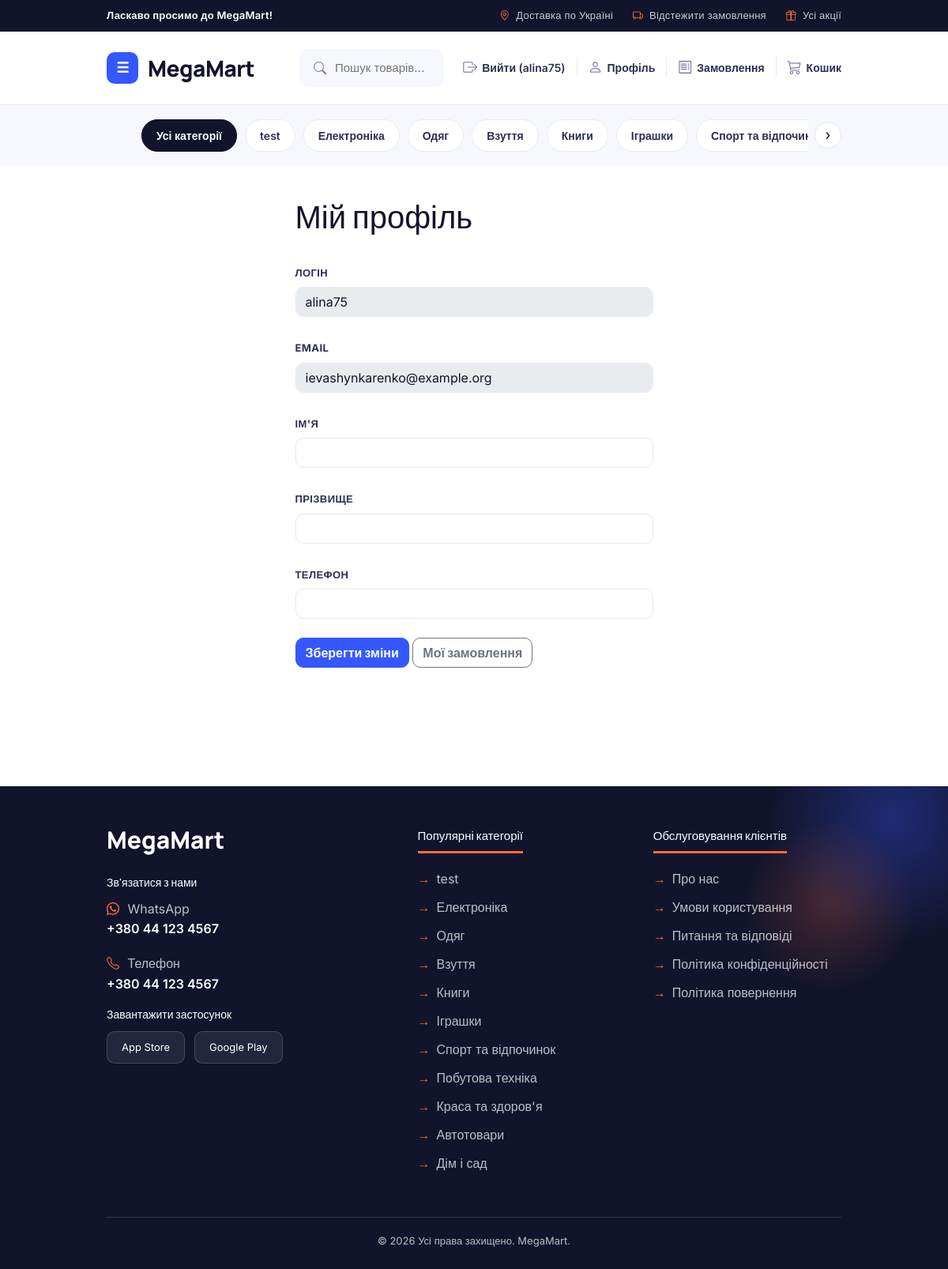
The app's page /profile/ (signed in) with its own data.
### accounts/models.py (models this page shows)
class CustomUser(AbstractUser):
    class Role(models.TextChoices):
        CUSTOMER = 'customer', 'Customer'
        ADMIN = 'admin', 'Admin'
    phone = models.CharField(max_length=20, blank=True)
    role = models.CharField(max_length=20, choices=Role.choices, default=Role.CUSTOMER)

### catalog/models.py (models this page shows, shortened)
class Category(models.Model):
    name = models.CharField(max_length=100, verbose_name="назва категорії")
    class Meta:
        verbose_name = "Категорія"
        verbose_name_plural = "Категорії"

### shop/views.py (the view, shortened to what this page needs)
# urls.py: path("profile/", views.profile, name="profile"),
@login_required(login_url='shop_login')
def profile(request):
    return render(request, "shop/profile.html")

### shop/context_processors.py (called while the page is built)
def shop_context(request):
    cart_count = 0
    if request.user.is_authenticated:
        cart = Cart.objects.filter(user=request.user).first()
        if cart:
            cart_count = sum(item.quantity for item in cart.items.all())
    return {
        'nav_categories': Category.objects.all(),
        'cart_count': cart_count,
    }

### shop/templates/shop/profile.html (shortened to what this page needs)
{% extends 'shop/base.html' %}
{% block content %}
{% include 'shop/includes/topbar.html' %}
{% include 'shop/includes/navbar.html' %}
{% include 'shop/includes/category_menu.html' %}
<section class="catalog-section">
    <div class="container">
        <div class="row justify-content-center">
            <div class="col-md-6">
                <h1 class="mb-4">Мій профіль</h1>
                <form method="post">
                    <div class="mb-3">
                        <label class="form-label">Логін</label>
                        <input type="text" class="form-control" value="{{ user.username }}" disabled>
                    </div>
                    <div class="mb-3">
                        <label class="form-label">Email</label>
                        <input type="email" class="form-control" value="{{ user.email }}" disabled>
                    </div>
                    <div class="mb-3">
                        <label class="form-label" for="first_name">Ім'я</label>
                        <input type="text" class="form-control" id="first_name" name="first_name"
                            value="{{ user.first_name }}">
                    </div>
                    <div class="mb-3">
                        <label class="form-label" for="last_name">Прізвище</label>
                        <input type="text" class="form-control" id="last_name" name="last_name"
                            value="{{ user.last_name }}">
                    </div>
                    <div class="mb-4">
                        <label class="form-label" for="phone">Телефон</label>
                        <input type="tel" class="form-control" id="phone" name="phone" value="{{ user.phone }}">
                    </div>
                    <button type="submit" class="btn btn-primary">Зберегти зміни</button>
                    <a href="{% url 'order_history' %}" class="btn btn-outline-secondary">Мої замовлення</a>
                </form>
            </div>
        </div>
    </div>
</section>
{% include 'shop/includes/footer.html' %}
{% endblock %}

### shop/templates/shop/base.html (shortened to what this page needs)
{% load static %}
<!doctype html>
<html lang="uk">
<head>
    <link href="https://cdn.jsdelivr.net/npm/bootstrap@5.3.3/dist/css/bootstrap.min.css" rel="stylesheet">
    <link rel="stylesheet" href="https://cdn.jsdelivr.net/npm/bootstrap-icons@1.11.3/font/bootstrap-icons.min.css">
    <link rel="stylesheet" href="{% static 'shop/css/style.css' %}">
</head>
<body>
    {% block content %}{% endblock %}
</body>
</html>

### shop/templates/shop/includes/topbar.html
<header class="topbar">
    <div class="container topbar-inner">
        <p>Ласкаво просимо до MegaMart!</p>
        <div class="topbar-links">
            <span><i class="bi bi-geo-alt"></i> Доставка по Україні</span>
            <span><i class="bi bi-truck"></i> Відстежити замовлення</span>
            <span><i class="bi bi-gift"></i> Усі акції</span>
        </div>
    </div>
</header>

### shop/templates/shop/includes/navbar.html (shortened to what this page needs)
{% load static %}
<nav class="navbar-section">
    <div class="container navbar-inner">
        <a href="{% url 'home' %}" class="logo">
            <span class="logo-icon">☰</span>
            MegaMart
        </a>
        <form class="search-box" action="{% url 'catalog' %}" method="get">
            <i class="bi bi-search"></i>
            <input type="text" name="q" value="{{ query|default:'' }}" placeholder="Пошук товарів...">
        </form>
        <div class="nav-actions">
            {% if user.is_authenticated %}
            <a href="{% url 'shop_logout' %}" class="nav-action-link">
                <i class="bi bi-box-arrow-right"></i>
                <span>Вийти ({{ user.username }})</span>
            </a>
            {% endif %}
            <a href="{% url 'profile' %}" class="nav-action-link">
                <i class="bi bi-person"></i>
                <span>Профіль</span>
            </a>
            <a href="{% url 'order_history' %}" class="nav-action-link">
                <i class="bi bi-receipt"></i>
                <span>Замовлення</span>
            </a>
            <a href="{% url 'cart' %}" class="nav-action-link">
                <i class="bi bi-cart3"></i>
                <span>Кошик{% if cart_count %} ({{ cart_count }}){% endif %}</span>
            </a>
        </div>
    </div>
</nav>

### shop/templates/shop/includes/category_menu.html (shortened to what this page needs)
<section class="category-menu">
    <div class="container">
        <div class="category-menu-wrap">
            <div class="category-list" id="categoryList">
                <a href="{% url 'catalog' %}">
                    <button type="button">Усі категорії</button>
                </a>
                {% for cat in nav_categories %}
                <a href="{% url 'catalog' %}?category={{ cat.id }}">
                    <button type="button">{{ cat.name }}</button>
                </a>
                {% endfor %}
            </div>
            <button type="button" class="category-scroll category-scroll-right" aria-label="Прокрутити праворуч">›</button>
        </div>
    </div>
</section>

### shop/templates/shop/includes/footer.html
<footer class="footer">
    <div class="container">
        <div class="footer-grid">
            <div class="footer-brand">
                <h2>MegaMart</h2>
                <h4>Зв'язатися з нами</h4>
                <p><i class="bi bi-whatsapp"></i> WhatsApp<br><span>+380 44 123 4567</span></p>
                <p><i class="bi bi-telephone"></i> Телефон<br><span>+380 44 123 4567</span></p>
                <h4>Завантажити застосунок</h4>
                <div class="app-buttons">
                    <div class="app-btn">App Store</div>
                    <div class="app-btn">Google Play</div>
                </div>
            </div>
            <div class="footer-col">
                <h3>Популярні категорії</h3>
                <ul>
                    {% for cat in nav_categories %}
                    <li><a href="{% url 'catalog' %}?category={{ cat.id }}">{{ cat.name }}</a></li>
                    {% endfor %}
                </ul>
            </div>
            <div class="footer-col">
                <h3>Обслуговування клієнтів</h3>
                <ul>
                    <li>Про нас</li>
                    <li>Умови користування</li>
                    <li>Питання та відповіді</li>
                    <li>Політика конфіденційності</li>
                    <li>Політика повернення</li>
                </ul>
            </div>
        </div>
        <div class="footer-bottom">© 2026 Усі права захищено. MegaMart.</div>
    </div>
</footer>

### records on screen
CustomUser: username "alina75", email "ievashynkarenko@example.org"
Category: name "test"
Category: name "Електроніка"
Category: name "Одяг"
Category: name "Взуття"
Category: name "Книги"
Category: name "Іграшки"
Category: name "Спорт та…", name "Спорт та відпочинок"
Category: name "Побутова техніка"
Category: name "Краса та здоров'я"
Category: name "Автотовари"
Category: name "Дім і сад"
